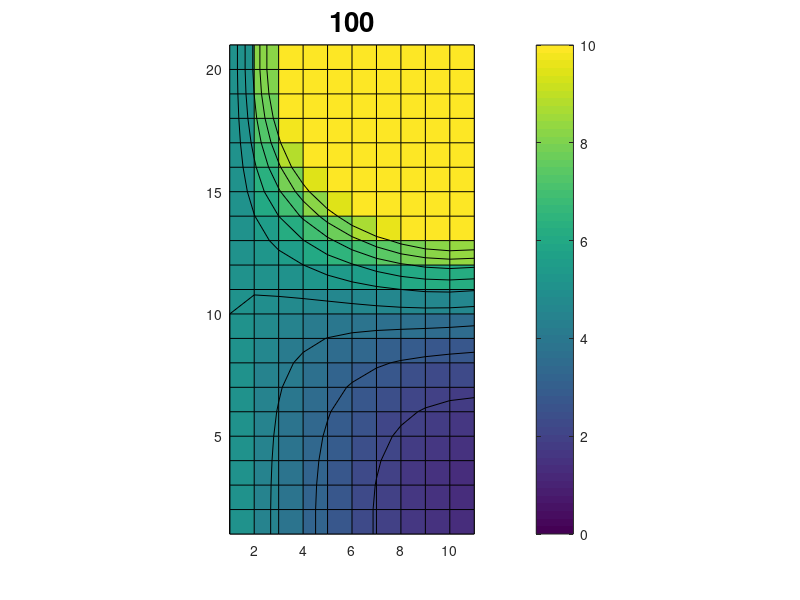

This chart was generated by the following MATLAB code:
clear allni=11; nj=21;t=load('calor2d.dat');for k=1:100T=reshape(t(k,:),ni,nj);clfpcolor(T');%shading flat;hold oncontour(T',[0:10],'k'); axis equalcolorbar ; caxis([0 10])title(num2str(k),'FontSize',20)drawnow end  